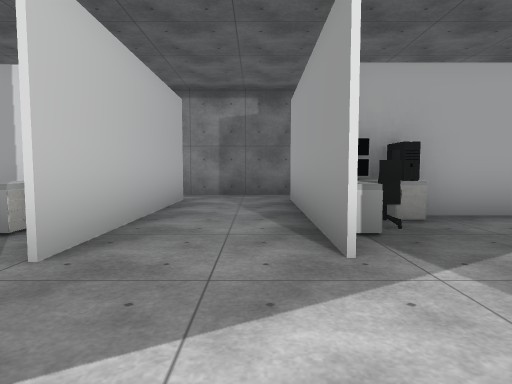
View 1 (above)

14 first-person views from a walk through a Unity game level. The camera is 1.2 m above the floor, tilts 4° down and sees 75° across. The floor is counted in squares, 2 m on a side. Each view is taken from the middle of a square. On the plan, view 1 faces up. The plan holds only what a view shows up to about 10 squares ahead; the rest is blank. The place goes on beyond the plan. The player character is not drawn. Some animated figures are left out. Some surface patterns are stand-ins.

View 2
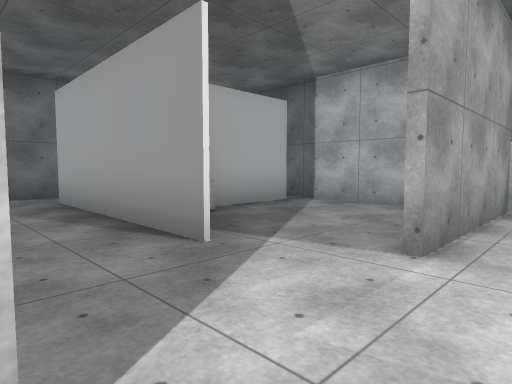

View 3
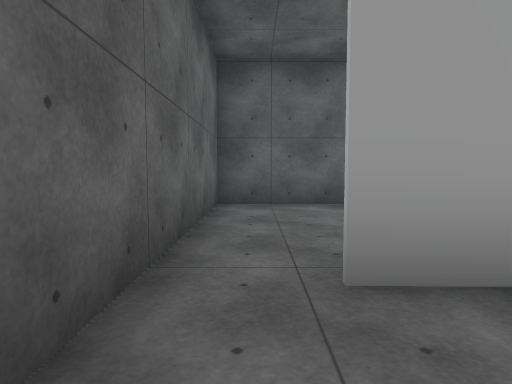

View 4
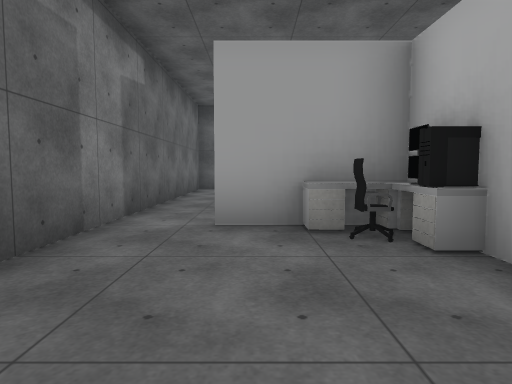

View 5
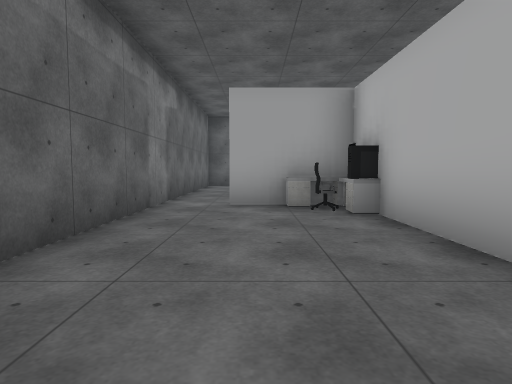

View 6
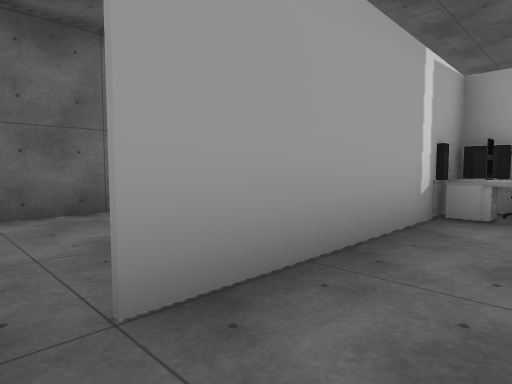

View 7
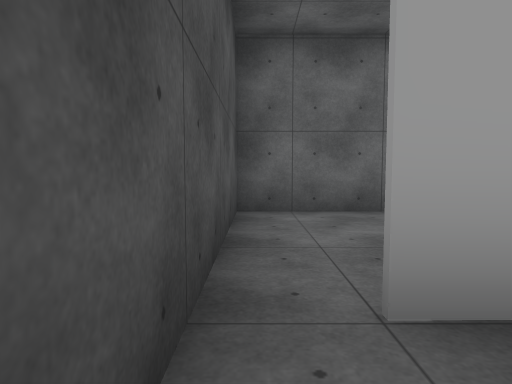

View 8
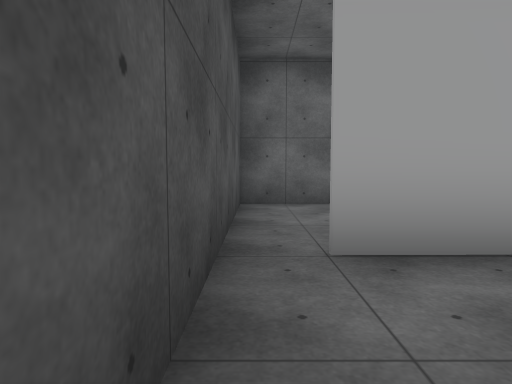

View 9
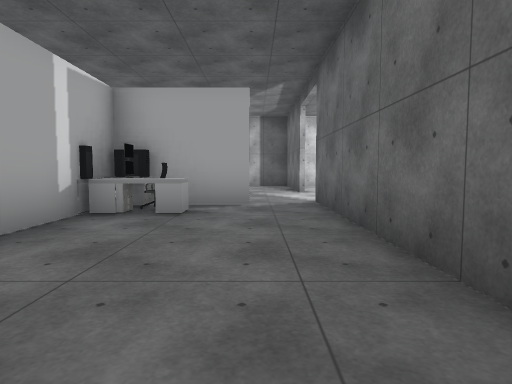

View 10
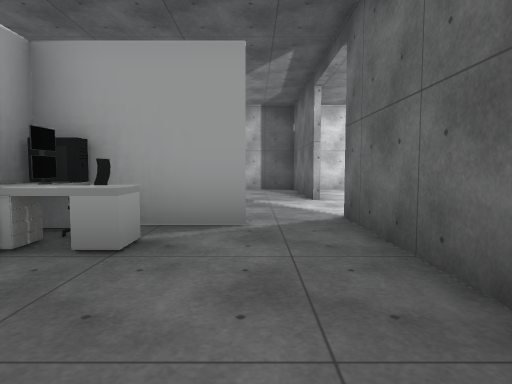

View 11
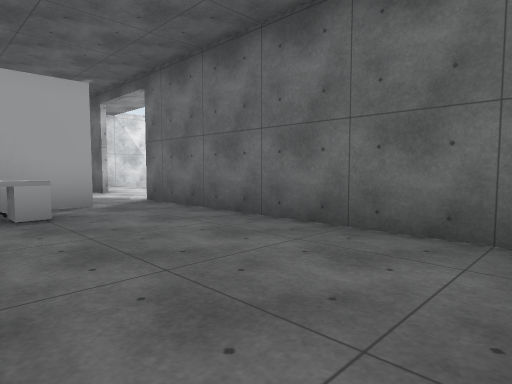

View 12
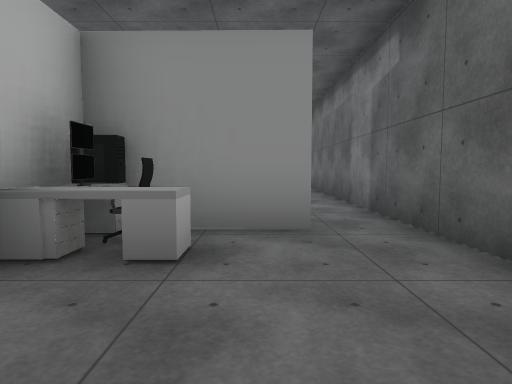

View 13
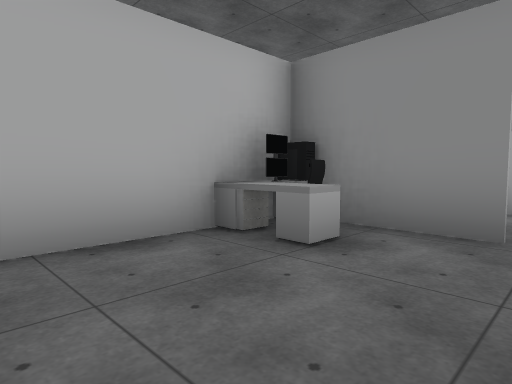

View 14
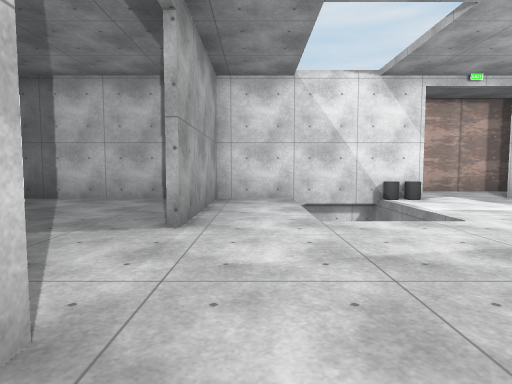

### Floor plan
Key: @ floor where view 1 was taken; # wall or solid block; x gap in a wall; . main floor; - floor 5 m lower than the main floor; / step, stairs or slope; C computer; E desk; H chair; O other object.
Columns run from 8 left of view 1 to 5 right of it. Each row starts with its distance up from view 1.
  8 ##############
  7 #............#
  6 #.....H#.#...#
  5 #....CE#CHE..#
  4 #.###EECOEC###
  3 #.....H#.HE..#
  2 #......x.....#
  1 ########..####
  0       ..@....#
 -1        ...///#
 -2         --/ /#

Positions as (right, up) in squares from view 1, and headings:
1: (0, 0), facing up
2: (-1, 0), facing up-right
3: (-1, 7), facing right
4: (-5, 6), facing right
5: (-7, 6), facing right
6: (-7, 3), facing up-right
7: (-7, 3), facing up
8: (-7, 2), facing up
9: (-7, 2), facing right
10: (-5, 2), facing right
11: (-7, 4), facing down-right
12: (4, 6), facing left
13: (4, 7), facing down-left
14: (-2, 0), facing right
